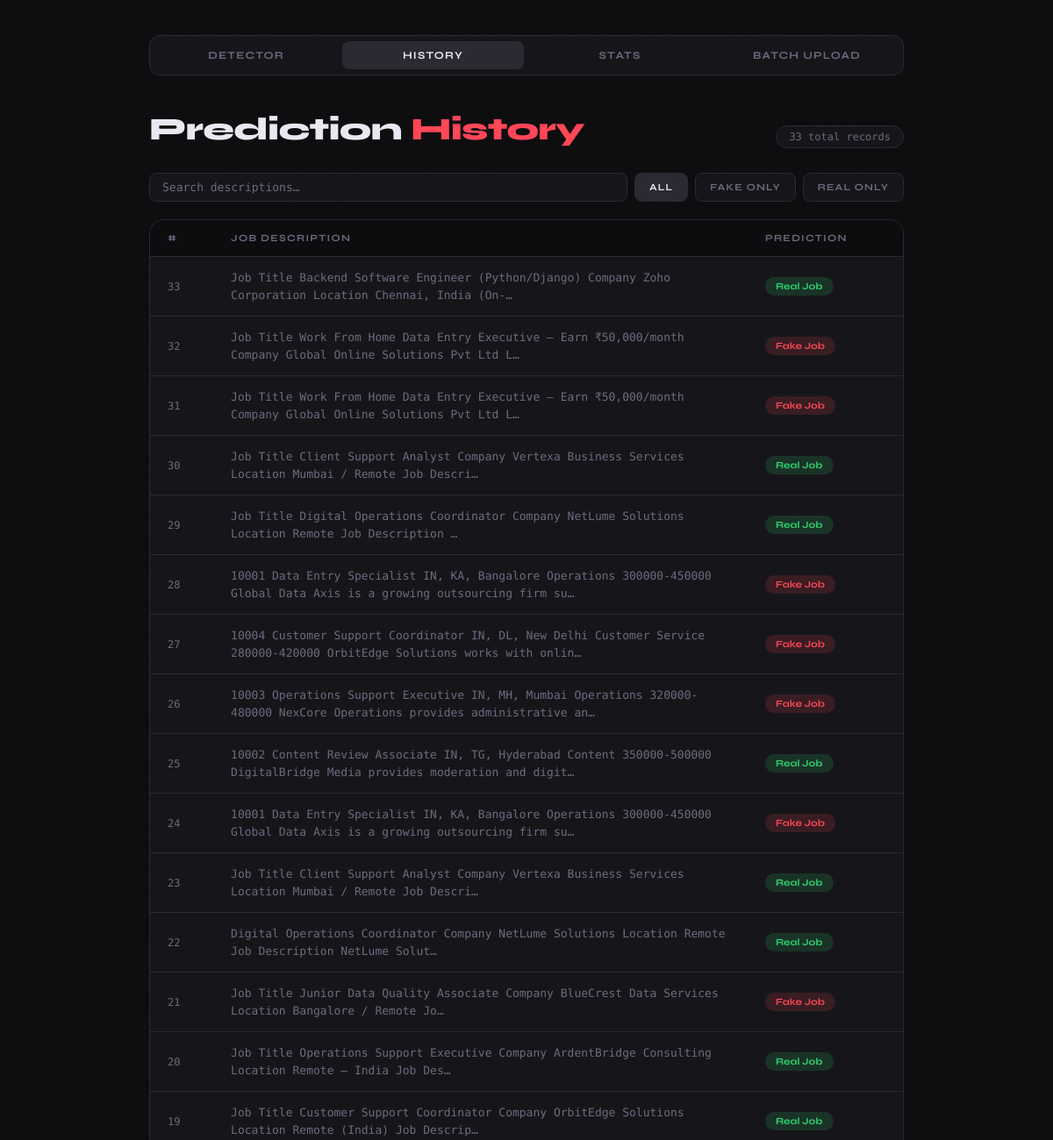
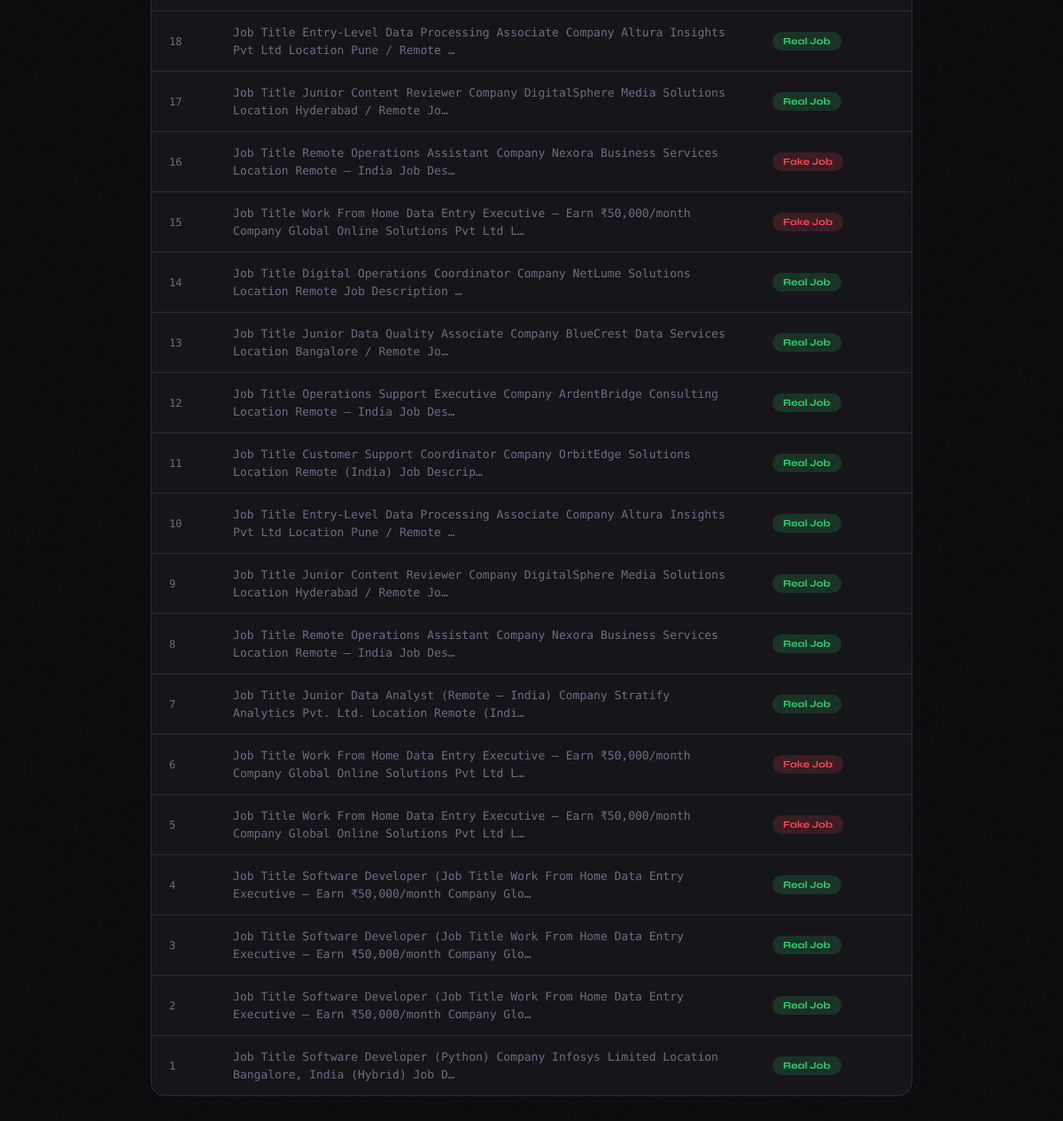
The app's page /history with its own data (2 pictures, top to bottom).
### tables this page shows
CREATE TABLE jobs(
        id INTEGER PRIMARY KEY,
        description TEXT,
        prediction TEXT
    , created_at DATETIME DEFAULT (datetime('now')));

### app.py (the view)
@app.route("/history")
def history():
    jobs = get_all_jobs()
    return render_template("history.html", jobs=jobs)

### src/database.py (called while the page is built)
def _connect():
    conn = sqlite3.connect(DB_PATH)
    conn.row_factory = sqlite3.Row   # rows behave like dicts
    return conn

def get_all_jobs():
    conn = _connect()
    rows = conn.execute(
        "SELECT id, description, prediction, created_at FROM jobs ORDER BY id DESC"
    ).fetchall()
    conn.close()
    return [dict(r) for r in rows]

### templates/history.html (shortened to what this page needs)
<!DOCTYPE html>
<html lang="en">
<head>
</head>
<body>
<nav>
  <a href="/">Detector</a>
  <a href="/history" class="active">History</a>
  <a href="/stats">Stats</a>
  <a href="/batch">Batch Upload</a>
</nav>
<div class="wrap">
  <div class="page-header">
    <h1>Prediction <span>History</span></h1>
    <span class="pill">{{ jobs|length }} total records</span>
  </div>
  <div class="filter-bar">
    <input type="search" id="search-input" placeholder="Search descriptions…" oninput="filterTable()"/>
    <button class="filter-btn active" id="btn-all" onclick="setFilter('all')">All</button>
    <button class="filter-btn" id="btn-fake" onclick="setFilter('fake')">Fake Only</button>
    <button class="filter-btn" id="btn-real" onclick="setFilter('real')">Real Only</button>
  </div>
  <div class="table-wrap">
    {% if jobs %}
    <table id="history-table">
      <thead>
        <tr>
          <th>#</th>
          <th>Job Description</th>
          <th>Prediction</th>
        </tr>
      </thead>
      <tbody>
        {% for job in jobs %}
        <tr data-prediction="{{ job.prediction | lower | replace(' ', '-') }}">
          <td class="id-cell">{{ job.id }}</td>
          <td class="desc-cell">{{ job.description[:120] }}{% if job.description|length > 120 %}…{% endif %}</td>
          <td>
            <span class="badge {{ 'fake' if job.prediction == 'Fake Job' else 'real' }}">
              {{ job.prediction }}
            </span>
          </td>
        </tr>
        {% endfor %}
      </tbody>
    </table>
    {% else %}
    <div class="empty-state">
      No predictions yet. <a href="/">Analyze a job posting</a> to see history here.
    </div>
    {% endif %}
  </div>
</div>
</body>
</html>

### templates/history.html (style rules this page uses)
* { box-sizing:border-box;margin:0;padding:0 }
:root { --bg:#0d0d0f;--surface:#16161a;--border:#2a2a32; --accent:#ff4757;--accent2:#2ed573;--text:#e8e8f0;--muted:#6b6b80; --font-head:'Syne',sans-serif;--font-mono:'DM Mono',monospace; }
body { background:var(--bg);color:var(--text);font-family:var(--font-mono);min-height:100vh;display:flex;flex-direction:column;align-items:center;padding:40px 20px; }
body::before { content:'';position:fixed;inset:0;opacity:.4;pointer-events:none;z-index:0; }
nav { position:relative;z-index:1;width:100%;max-width:860px;display:flex;gap:6px;margin-bottom:40px;background:var(--surface);border:1px solid var(--border);border-radius:12px;padding:6px; }
nav a { flex:1;text-align:center;text-decoration:none;color:var(--muted);font-family:var(--font-head);font-size:12px;font-weight:700;letter-spacing:.1em;text-transform:uppercase;padding:9px 12px;border-radius:8px;transition:all .2s; }
nav a.active { background:var(--border);color:var(--text); }
.wrap { position:relative;z-index:1;width:100%;max-width:860px;animation:fadeIn .4s ease; }
.page-header { display:flex;justify-content:space-between;align-items:flex-end;margin-bottom:28px; }
h1 { font-family:var(--font-head);font-size:36px;font-weight:800;letter-spacing:-.02em; }
h1 span { color:var(--accent); }
.pill { font-size:12px;background:var(--surface);border:1px solid var(--border);border-radius:20px;padding:5px 14px;color:var(--muted); }
.filter-bar { display:flex;gap:8px;margin-bottom:20px;flex-wrap:wrap; }
.filter-btn { background:var(--surface);border:1px solid var(--border);border-radius:8px;color:var(--muted);font-family:var(--font-head);font-size:11px;font-weight:700;letter-spacing:.1em;text-transform:uppercase;padding:8px 16px;cursor:pointer;transition:all .2s; }
.filter-btn.active { background:var(--border);color:var(--text); }
input[type=search] { flex:1;min-width:200px;background:var(--surface);border:1px solid var(--border);border-radius:8px; color:var(--text);font-family:var(--font-mono);font-size:13px;padding:8px 14px;outline:none;transition:border-color .2s; }
input[type=search]::placeholder { color:var(--muted); }
.table-wrap { background:var(--surface);border:1px solid var(--border);border-radius:16px;overflow:hidden; }
table { width:100%;border-collapse:collapse; }
thead { background:#0d0d0f; }
th { padding:14px 20px;text-align:left;font-family:var(--font-head);font-size:11px;font-weight:700;letter-spacing:.12em;text-transform:uppercase;color:var(--muted);border-bottom:1px solid var(--border); }
td { padding:14px 20px;border-bottom:1px solid var(--border);font-size:13px;color:var(--text);vertical-align:middle; }
tr:last-child td { border-bottom:none; }
tr { transition:background .15s; }
.id-cell { color:var(--muted);font-size:12px; }
.desc-cell { max-width:460px;color:var(--muted);line-height:1.5; }
.badge { display:inline-block;font-size:11px;font-weight:700;font-family:var(--font-head);padding:4px 12px;border-radius:20px;white-space:nowrap; }
.badge.fake { background:rgba(255,71,87,.15);color:var(--accent); }
.badge.real { background:rgba(46,213,115,.15);color:var(--accent2); }

### records on screen
jobs: id "33", description "Job Title Backend Software Engineer (Python/Django) Company Zoho Corporation Location Chennai, India (On-", prediction "Real Job"
jobs: id "32", description "Job Title Work From Home Data Entry Executive – Earn ₹50,000/month Company Global Online Solutions Pvt Ltd L", prediction "Fake Job"
jobs: id "31", description "Job Title Work From Home Data Entry Executive – Earn ₹50,000/month Company Global Online Solutions Pvt Ltd L", prediction "Fake Job"
jobs: id "30", description "Job Title Client Support Analyst Company Vertexa Business Services Location Mumbai / Remote Job Descri", prediction "Real Job"
jobs: id "29", description "Job Title Digital Operations Coordinator Company NetLume Solutions Location Remote Job Description", prediction "Real Job"
jobs: id "28", description "10001 Data Entry Specialist IN, KA, Bangalore Operations 300000-450000 Global Data Axis is a growing outsourcing firm su", prediction "Fake Job"
jobs: id "27", description "10004 Customer Support Coordinator IN, DL, New Delhi Customer Service 280000-420000 OrbitEdge Solutions works with onlin", prediction "Fake Job"
jobs: id "26", description "10003 Operations Support Executive IN, MH, Mumbai Operations 320000-480000 NexCore Operations provides administrative an", prediction "Fake Job"
jobs: id "25", description "10002 Content Review Associate IN, TG, Hyderabad Content 350000-500000 DigitalBridge Media provides moderation and digit", prediction "Real Job"
jobs: id "24", description "10001 Data Entry Specialist IN, KA, Bangalore Operations 300000-450000 Global Data Axis is a growing outsourcing firm su", prediction "Fake Job"
jobs: id "23", description "Job Title Client Support Analyst Company Vertexa Business Services Location Mumbai / Remote Job Descri", prediction "Real Job"
jobs: id "22", description "Digital Operations Coordinator Company NetLume Solutions Location Remote Job Description NetLume Solut", prediction "Real Job"
jobs: id "21", description "Job Title Junior Data Quality Associate Company BlueCrest Data Services Location Bangalore / Remote Jo", prediction "Fake Job"
jobs: id "20", description "Job Title Operations Support Executive Company ArdentBridge Consulting Location Remote – India Job Des", prediction "Real Job"
jobs: id "19", description "Job Title Customer Support Coordinator Company OrbitEdge Solutions Location Remote (India) Job Descrip", prediction "Real Job"
jobs: id "18", description "Job Title Entry-Level Data Processing Associate Company Altura Insights Pvt Ltd Location Pune / Remote", prediction "Real Job"
jobs: id "17", description "Job Title Junior Content Reviewer Company DigitalSphere Media Solutions Location Hyderabad / Remote Jo", prediction "Real Job"
jobs: id "16", description "Job Title Remote Operations Assistant Company Nexora Business Services Location Remote – India Job Des", prediction "Fake Job"
jobs: id "15", description "Job Title Work From Home Data Entry Executive – Earn ₹50,000/month Company Global Online Solutions Pvt Ltd L", prediction "Fake Job"
jobs: id "14", description "Job Title Digital Operations Coordinator Company NetLume Solutions Location Remote Job Description", prediction "Real Job"
jobs: id "13", description "Job Title Junior Data Quality Associate Company BlueCrest Data Services Location Bangalore / Remote Jo", prediction "Real Job"
jobs: id "12", description "Job Title Operations Support Executive Company ArdentBridge Consulting Location Remote – India Job Des", prediction "Real Job"
jobs: id "11", description "Job Title Customer Support Coordinator Company OrbitEdge Solutions Location Remote (India) Job Descrip", prediction "Real Job"
jobs: id "10", description "Job Title Entry-Level Data Processing Associate Company Altura Insights Pvt Ltd Location Pune / Remote", prediction "Real Job"
jobs: id "9", description "Job Title Junior Content Reviewer Company DigitalSphere Media Solutions Location Hyderabad / Remote Jo", prediction "Real Job"
jobs: id "8", description "Job Title Remote Operations Assistant Company Nexora Business Services Location Remote – India Job Des", prediction "Real Job"
jobs: id "7", description "Job Title Junior Data Analyst (Remote – India) Company Stratify Analytics Pvt. Ltd. Location Remote (Indi", prediction "Real Job"
jobs: id "6", description "Job Title Work From Home Data Entry Executive – Earn ₹50,000/month Company Global Online Solutions Pvt Ltd L", prediction "Fake Job"
jobs: id "5", description "Job Title Work From Home Data Entry Executive – Earn ₹50,000/month Company Global Online Solutions Pvt Ltd L", prediction "Fake Job"
jobs: id "4", description "Job Title Software Developer (Job Title Work From Home Data Entry Executive – Earn ₹50,000/month Company Glo", prediction "Real Job"
jobs: id "3", description "Job Title Software Developer (Job Title Work From Home Data Entry Executive – Earn ₹50,000/month Company Glo", prediction "Real Job"
jobs: id "2", description "Job Title Software Developer (Job Title Work From Home Data Entry Executive – Earn ₹50,000/month Company Glo", prediction "Real Job"
jobs: id "1", description "Job Title Software Developer (Python) Company Infosys Limited Location Bangalore, India (Hybrid) Job D", prediction "Real Job"

### other values on screen
{{ jobs|length }} "33"
